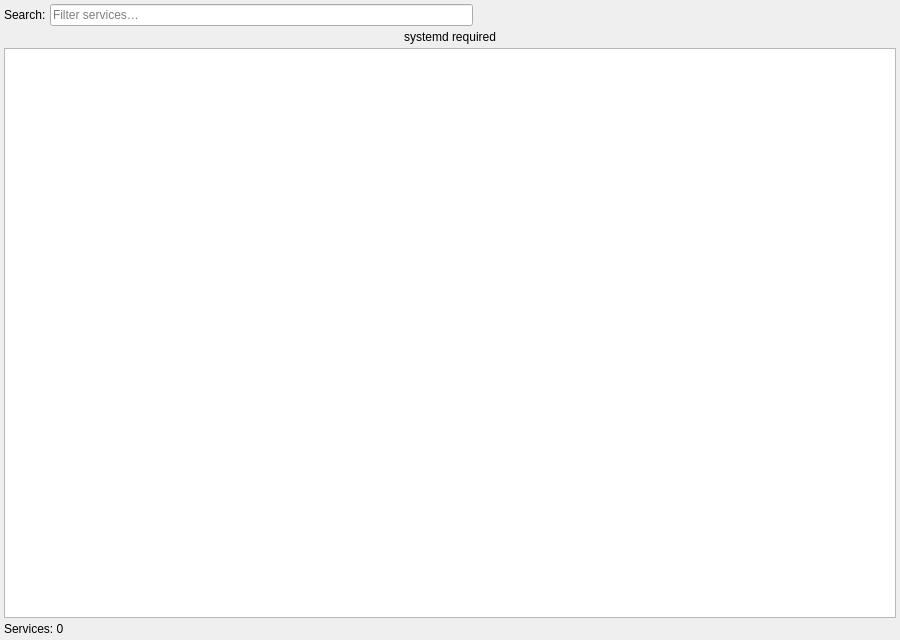
<?xml version="1.0" encoding="UTF-8"?>
<ui version="4.0">
 <class>ServicesWidget</class>
 <widget class="QWidget" name="ServicesWidget">
  <property name="geometry">
   <rect>
    <x>0</x>
    <y>0</y>
    <width>900</width>
    <height>640</height>
   </rect>
  </property>
  <layout class="QVBoxLayout" name="verticalLayout">
   <property name="spacing">
    <number>4</number>
   </property>
   <property name="leftMargin">
    <number>4</number>
   </property>
   <property name="topMargin">
    <number>4</number>
   </property>
   <property name="rightMargin">
    <number>4</number>
   </property>
   <property name="bottomMargin">
    <number>4</number>
   </property>
   <item>
    <layout class="QHBoxLayout" name="toolbarLayout">
     <item>
      <widget class="QLabel" name="searchLabel">
       <property name="text">
        <string>Search:</string>
       </property>
      </widget>
     </item>
     <item>
      <widget class="QLineEdit" name="searchEdit">
       <property name="placeholderText">
        <string>Filter services…</string>
       </property>
       <property name="clearButtonEnabled">
        <bool>true</bool>
       </property>
       <property name="maximumWidth">
        <number>240</number>
       </property>
      </widget>
     </item>
     <item>
      <spacer>
       <property name="orientation">
        <enum>Qt::Horizontal</enum>
       </property>
       <property name="sizeHint" stdset="0">
        <size>
         <width>40</width>
         <height>20</height>
        </size>
       </property>
      </spacer>
     </item>
    </layout>
   </item>
   <item>
    <widget class="QLabel" name="unavailableLabel">
     <property name="visible">
      <bool>false</bool>
     </property>
     <property name="text">
      <string>systemd required</string>
     </property>
     <property name="alignment">
      <set>Qt::AlignmentFlag::AlignCenter</set>
     </property>
    </widget>
   </item>
   <item>
    <widget class="QTableView" name="tableView">
     <property name="selectionBehavior">
      <enum>QAbstractItemView::SelectRows</enum>
     </property>
     <property name="alternatingRowColors">
      <bool>true</bool>
     </property>
     <property name="sortingEnabled">
      <bool>true</bool>
     </property>
    </widget>
   </item>
   <item>
    <widget class="QLabel" name="statusLabel">
     <property name="text">
      <string>Services: 0</string>
     </property>
    </widget>
   </item>
  </layout>
 </widget>
 <resources/>
 <connections/>
</ui>
